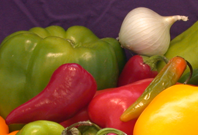
%> input picture lab-programs/image/onion.png, 198 x 135 px
$ octave minMaxAvg.m   (GNU Octave 9; MATLAB toolbox functions it lacks are replaced by stand-ins)
%> lines starting %> are read from the running program, lines starting %| are printed output that depends on the picture
%% Min, Max and Average value of an image

I=imread('D:\NSTU\DIP-materials\lab-programs\image\onion.png');
%> I is the input picture: size 135x198x3 uint8; mean R, G, B 137.3, 92.8, 45.3
I=rgb2gray(I);
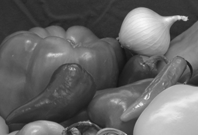
%> I: size 135x198 uint8; min 20, max 247, mean 100.7
minVal=min(I);
%> minVal = 198 values, max 53 at index 163, min 20 at index 121, mean 36.97
%minVal=min(I(:));
%maxVal=max(I);
maxVal=max(I(:));
%> maxVal = 247
%avgVal=mean(I);
avgVal=mean(I(:));
%> avgVal = 100.7

%% Calculate the min, max and average intensity value of an image without
%% using built in function

$ run again, with lab-programs/image/fabric.png copied over lab-programs/image/onion.png
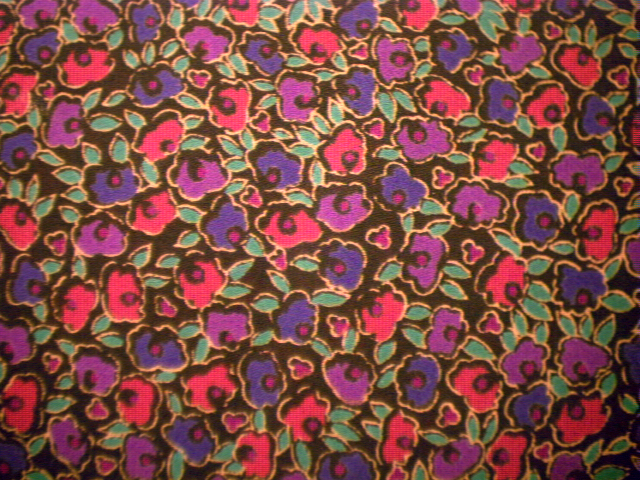
%> input picture lab-programs/image/fabric.png, 640 x 480 px
%> I is the input picture: size 480x640x3 uint8; mean R, G, B 126.9, 75.7, 68.2
%> `I=rgb2gray(I);`:
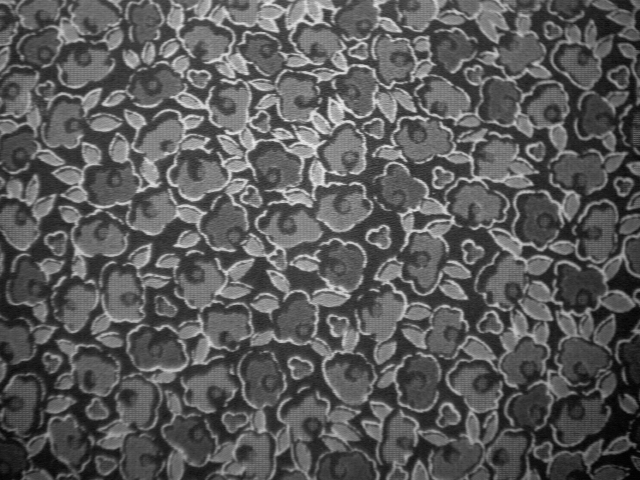
%> I: size 480x640 uint8; min 2, max 237, mean 90.1
%> minVal = 640 values, max 48 at index 147, min 2 at index 626, mean 24.87
%> maxVal = 237
%> avgVal = 90.14

$ run again, with lab-programs/image/gantrycrane.png copied over lab-programs/image/onion.png
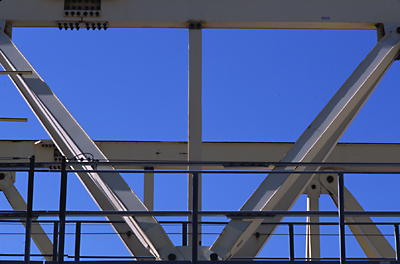
%> input picture lab-programs/image/gantrycrane.png, 400 x 264 px
%> I is the input picture: size 264x400x3 uint8; mean R, G, B 73.3, 93.1, 147.3
%> `I=rgb2gray(I);`:
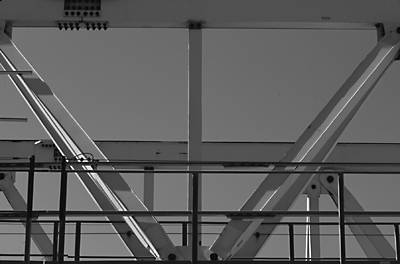
%> I: size 264x400 uint8; min 0, max 255, mean 93.4
%> minVal = 400 values, max 21 at index 145, min 0 at index 17, mean 4.8
%> maxVal = 255
%> avgVal = 93.4
